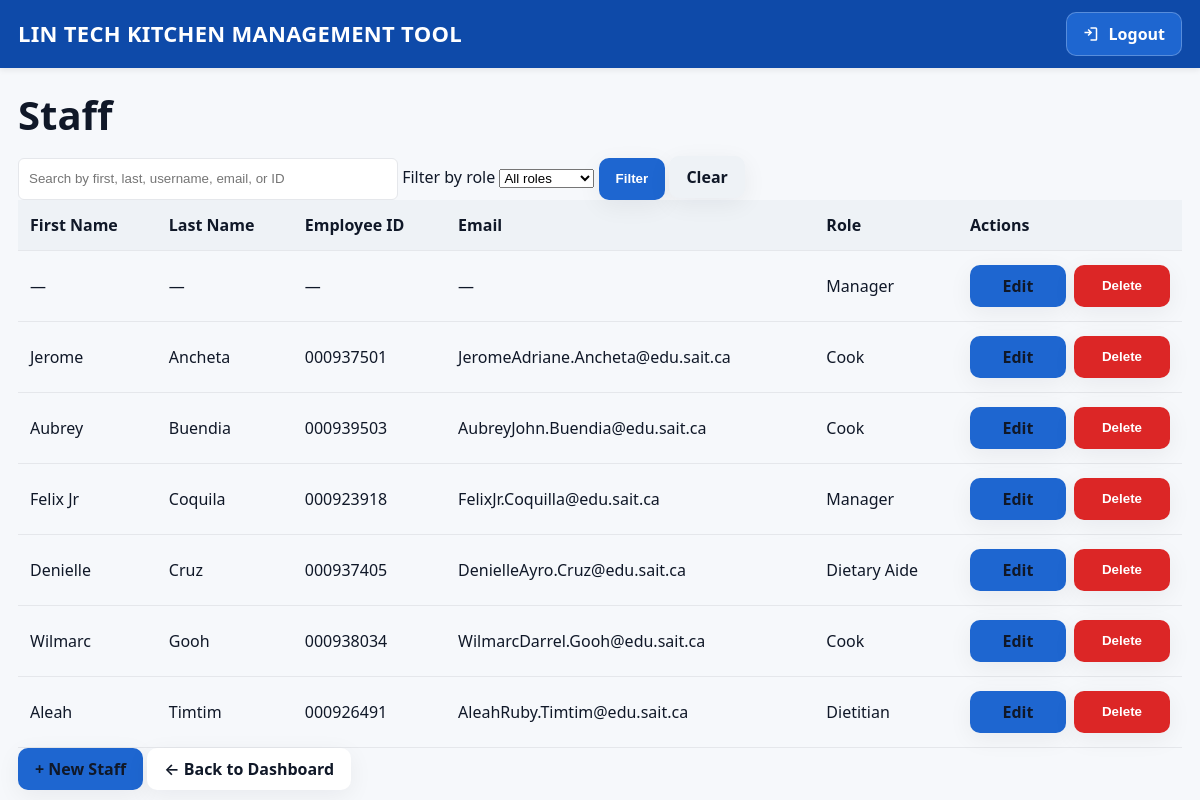
The page /staff (signed in) on the database as committed earlier.
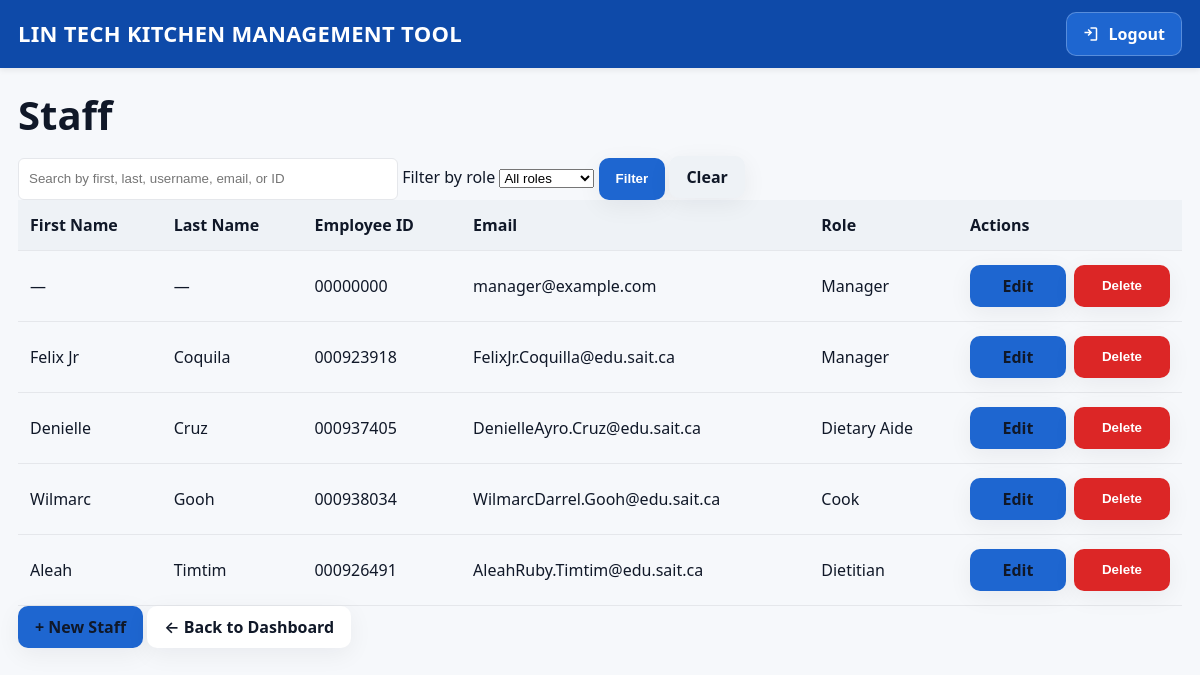
The same page on the database as committed later.
### models.py (models this page shows, shortened)
class User(db.Model):
    __tablename__ = "user"
    id = db.Column(db.Integer, primary_key=True)
    first_name = db.Column(db.String(80))
    last_name = db.Column(db.String(80))
    username = db.Column(db.String(80), unique=True, nullable=False)
    employee_id = db.Column(db.String(40), unique=True)
    email = db.Column(db.String(255))
    role = db.Column(db.String(40), nullable=False, default="Dietary Aide")
    password_hash = db.Column(db.String(255), nullable=False)
    must_change_password = db.Column(db.Boolean, default=False)
    created_at = db.Column(db.DateTime, default=datetime.utcnow)
    updated_at = db.Column(db.DateTime, default=datetime.utcnow, onupdate=datetime.utcnow)

### app.py (the view, shortened to what this page needs)
    @app.route("/staff")
    @login_required
    @roles_required("Manager")
    def staff_list():
        q = (request.args.get("q") or "").strip()
        role_filter = (request.args.get("role") or "all").strip()
        query = User.query
        if role_filter != "all":
            query = query.filter(User.role == role_filter)
        users = query.order_by(User.last_name, User.first_name, User.username).all()
        return render_template("staff_list.html", users=users, roles=ROLES, role_filter=role_filter, q=q)

### templates/staff_list.html (shortened to what this page needs)
{% extends "base.html" %}
{% block content %}
<h1>Staff</h1>
<form method="get" class="mb-4 d-flex align-items-center flex-wrap" style="gap:.75rem;">
  <input
    class="form-control"
    style="max-width:380px"
    type="text"
    name="q"
    placeholder="Search by first, last, username, email, or ID"
    value="{{ q or '' }}"
  >
  <label class="ms-2 me-1 mb-0">Filter by role</label>
  <select class="form-select" name="role" style="max-width:180px;">
    <option value="all" {{ 'selected' if (role_filter=='all') else '' }}>All roles</option>
  </select>
  <button class="btn btn-primary ms-2" type="submit">Filter</button>
  <a class="btn btn-secondary" href="{{ url_for('staff_list') }}">Clear</a>
</form>
<table class="table table-striped align-middle">
  <thead class="table-light">
    <tr>
      <th>First Name</th>
      <th>Last Name</th>
      <th>Employee ID</th>
      <th>Email</th>
      <th>Role</th>
      <th style="width:210px;">Actions</th>
    </tr>
  </thead>
  <tbody>
  {% if users and users|length %}
    {% for u in users %}
      <tr>
        <td>{{ u.first_name or '—' }}</td>
        <td>{{ u.last_name or '—' }}</td>
        <td>{{ u.employee_id or '—' }}</td>
        <td>{{ u.email or '—' }}</td>
        <td>{{ u.role or '—' }}</td>
        <td>
          <div class="btn-pair">
            <a class="btn btn-primary btn-action" href="{{ url_for('staff_edit', uid=u.id) }}">Edit</a>
            <form method="post"
                  action="{{ url_for('staff_delete', uid=u.id) }}"
                  onsubmit="return confirm('Delete this staff member?');">
              <button class="btn btn-danger btn-action" type="submit">Delete</button>
            </form>
          </div>
        </td>
      </tr>
    {% endfor %}
  {% else %}
    <tr><td colspan="6" class="text-muted">No staff yet.</td></tr>
  {% endif %}
  </tbody>
</table>
<div class="d-flex flex-wrap" style="gap:.75rem;">
  <a class="btn btn-primary" href="{{ url_for('staff_new') }}">+ New Staff</a>
  <a class="btn btn-outline-secondary" href="{{ url_for('dashboard') }}">← Back to Dashboard</a>
</div>
{% endblock %}

### templates/base.html (shortened to what this page needs)
<!doctype html>
<html lang="en">
<head>
</head>
<body>
  <header class="topbar">
    <a class="brand-link" href="{{ url_for('dashboard') }}">LIN TECH KITCHEN MANAGEMENT TOOL</a>
    {% if session.get('user') %}
      <a class="logout-btn" href="{{ url_for('logout') }}" title="Log out">
        <svg viewBox="0 0 24 24" aria-hidden="true"><path d="M10 3h7a2 2 0 0 1 2 2v14a2 2 0 0 1-2 2h-7v-2h7V5h-7V3Zm-1.586 8-2.293 2.293 1.414 1.414L12.242 10l-4.707-4.707-1.414 1.414L8.414 9H2v2h6.414Z"/></svg>
        Logout
      </a>
    {% endif %}
  </header>
  <main class="page">
    {% block content %}{% endblock %}
  </main>
</body>
</html>

### templates/base.html (style rules this page uses)
:root { --bg:#f6f8fb; --card:#ffffff; --text:#101828; --line:#e5e7eb; --primary:#1e66d0; --primary-600:#1b59b5; --danger:#dc2626; --shadow:0 6px 24px rgba(16,24,40,.06); --radius:12px; --radius-sm:10px; }
* { box-sizing:border-box; }
html,body { height:100%; }
body { margin:0; background:var(--bg); color:var(--text); -webkit-font-smoothing:antialiased; font-family: system-ui,-apple-system,Segoe UI,Roboto,"Helvetica Neue",Arial,"Noto Sans"; }
.topbar { background:#0e4aa9; color:#fff; padding:12px 18px; display:flex; align-items:center; justify-content:space-between; box-shadow:0 2px 6px rgba(0,0,0,.08); position:sticky; top:0; z-index:100; }
.brand-link { margin:0; font-size:22px; font-weight:800; letter-spacing:.3px; line-height:1.15; color:#fff; text-decoration:none; white-space:nowrap; overflow:hidden; text-overflow:ellipsis; }
.logout-btn { display:inline-flex; align-items:center; gap:8px; background:var(--primary); color:#fff; text-decoration:none; font-weight:600; padding:10px 16px; border-radius:10px; border:1px solid rgba(255,255,255,.25); min-height:42px; white-space:nowrap; }
.logout-btn svg { width:18px; height:18px; fill:currentColor; }
.page { max-width:1200px; margin:24px auto 56px; padding:0 18px; }
h1 { font-size:40px; line-height:1.15; margin:0 0 18px; }
.btn { display:inline-flex; align-items:center; justify-content:center; height:42px; padding:0 16px; border-radius:10px; border:1px solid transparent; background:var(--card); color:var(--text); text-decoration:none; font-weight:600; cursor:pointer; box-shadow:var(--shadow); }
.btn-primary { background:var(--primary); color:#fff; }
.btn-secondary { background:#eef2f6; }
.btn-danger { background:var(--danger); color:#fff; }
.form-control { width:100%; height:42px; padding:8px 10px; border:1px solid var(--line); border-radius:6px; background:#fff; color:var(--text); }
table { width:100%; border-collapse:collapse; }
thead th { background:#eef2f6; font-weight:700; text-align:left; border-bottom:1px solid var(--line); padding:14px 12px; }
tbody td { border-bottom:1px solid var(--line); padding:14px 12px; vertical-align:middle; }
a { color:var(--primary); }
a.btn { color:inherit; }

### templates/staff_list.html (style rules this page uses)
.btn-pair { display: inline-flex; gap: .5rem; }
.btn-action { min-width: 96px; }

Rows that differ between the two databases and show on the page:
removed User: first_name "Jerome", last_name "Ancheta", employee "000937501", email "JeromeAdriane.Ancheta@edu.sait.ca", role "Cook"
removed User: first_name "Aubrey", last_name "Buendia", employee "000939503", email "AubreyJohn.Buendia@edu.sait.ca", role "Cook"
changed User: employee "—" → "00000000"; email "—" → "manager@example.com"
